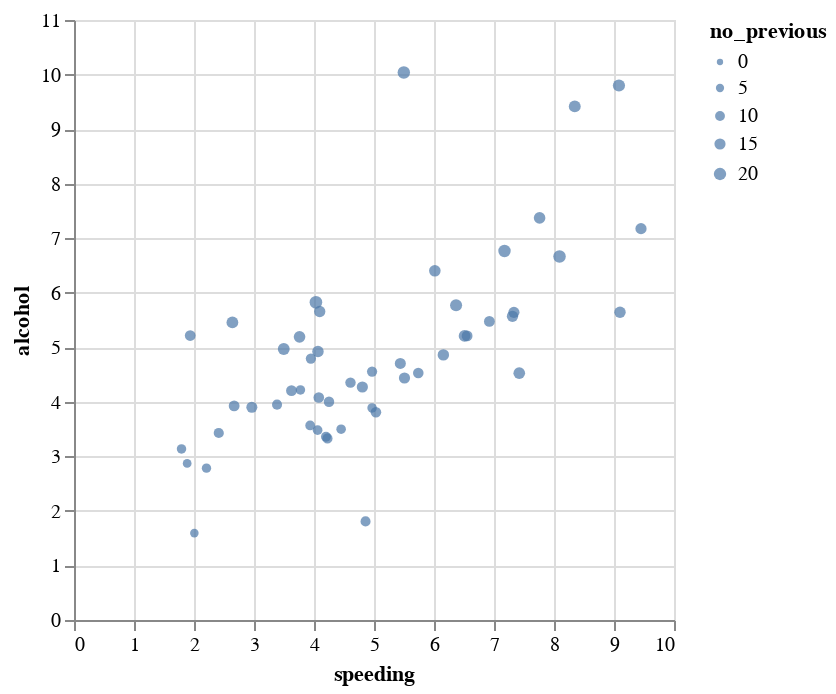

The cell this chart's notebook holds for it:
### Code cell
alt.Chart(df_crashes).mark_circle().encode(
    x='speeding',
    y='alcohol',
    size = alt.Size('no_previous', scale=alt.Scale(range=[10,40]))
)

### Figure 1 — Vega-Lite specification as saved in the notebook (floating-point values rounded to 4 significant figures)
{"config": {"view": {"continuousWidth": 300, "continuousHeight": 300}}, "data": {"name": "data-6660937d9412378e5c08851433397bb3"}, "mark": {"type": "circle"}, "encoding": {"size": {"field": "no_previous", "scale": {"range": [10, 40]}, "type": "quantitative"}, "x": {"field": "speeding", "type": "quantitative"}, "y": {"field": "alcohol", "type": "quantitative"}}, "$schema": "https://vega.github.io/schema/vega-lite/v5.20.1.json", "datasets": {"data-6660937d9412378e5c08851433397bb3": [{"total": 18.8, "speeding": 7.332, "alcohol": 5.64, "not_distracted": 18.05, "no_previous": 15.04, "ins_premium": 784.5, "ins_losses": 145.1, "abbrev": "AL"}, {"total": 18.1, "speeding": 7.421, "alcohol": 4.525, "not_distracted": 16.29, "no_previous": 17.01, "ins_premium": 1053.0, "ins_losses": 133.9, "abbrev": "AK"}, {"total": 18.6, "speeding": 6.51, "alcohol": 5.208, "not_distracted": 15.62, "no_previous": 17.86, "ins_premium": 899.5, "ins_losses": 110.3, "abbrev": "AZ"}, {"total": 22.4, "speeding": 4.032, "alcohol": 5.824, "not_distracted": 21.06, "no_previous": 21.28, "ins_premium": 827.3, "ins_losses": 142.4, "abbrev": "AR"}, {"total": 12.0, "speeding": 4.2, "alcohol": 3.36, "not_distracted": 10.92, "no_previous": 10.68, "ins_premium": 878.4, "ins_losses": 165.6, "abbrev": "CA"}, {"total": 13.6, "speeding": 5.032, "alcohol": 3.808, "not_distracted": 10.74, "no_previous": 12.92, "ins_premium": 835.5, "ins_losses": 139.9, "abbrev": "CO"}, {"total": 10.8, "speeding": 4.968, "alcohol": 3.888, "not_distracted": 9.396, "no_previous": 8.856, "ins_premium": 1069.0, "ins_losses": 167.0, "abbrev": "CT"}, {"total": 16.2, "speeding": 6.156, "alcohol": 4.86, "not_distracted": 14.09, "no_previous": 16.04, "ins_premium": 1138.0, "ins_losses": 151.5, "abbrev": "DE"}, {"total": 5.9, "speeding": 2.006, "alcohol": 1.593, "not_distracted": 5.9, "no_previous": 5.9, "ins_premium": 1274.0, "ins_losses": 136.1, "abbrev": "DC"}, {"total": 17.9, "speeding": 3.759, "alcohol": 5.191, "not_distracted": 16.47, "no_previous": 16.83, "ins_premium": 1160.0, "ins_losses": 144.2, "abbrev": "FL"}, {"total": 15.6, "speeding": 2.964, "alcohol": 3.9, "not_distracted": 14.82, "no_previous": 14.51, "ins_premium": 913.1, "ins_losses": 142.8, "abbrev": "GA"}, {"total": 17.5, "speeding": 9.45, "alcohol": 7.175, "not_distracted": 14.35, "no_previous": 15.22, "ins_premium": 861.2, "ins_losses": 120.9, "abbrev": "HI"}, {"total": 15.3, "speeding": 5.508, "alcohol": 4.437, "not_distracted": 13.01, "no_previous": 14.99, "ins_premium": 642.0, "ins_losses": 82.75, "abbrev": "ID"}, {"total": 12.8, "speeding": 4.608, "alcohol": 4.352, "not_distracted": 12.03, "no_previous": 12.29, "ins_premium": 803.1, "ins_losses": 139.2, "abbrev": "IL"}, {"total": 14.5, "speeding": 3.625, "alcohol": 4.205, "not_distracted": 13.78, "no_previous": 13.78, "ins_premium": 710.5, "ins_losses": 108.9, "abbrev": "IN"}, {"total": 15.7, "speeding": 2.669, "alcohol": 3.925, "not_distracted": 15.23, "no_previous": 13.66, "ins_premium": 649.1, "ins_losses": 114.5, "abbrev": "IA"}, {"total": 17.8, "speeding": 4.806, "alcohol": 4.272, "not_distracted": 13.71, "no_previous": 15.13, "ins_premium": 780.5, "ins_losses": 133.8, "abbrev": "KS"}, {"total": 21.4, "speeding": 4.066, "alcohol": 4.922, "not_distracted": 16.69, "no_previous": 16.26, "ins_premium": 872.5, "ins_losses": 137.1, "abbrev": "KY"}, {"total": 20.5, "speeding": 7.175, "alcohol": 6.765, "not_distracted": 14.96, "no_previous": 20.09, "ins_premium": 1282.0, "ins_losses": 194.8, "abbrev": "LA"}, {"total": 15.1, "speeding": 5.738, "alcohol": 4.53, "not_distracted": 13.14, "no_previous": 12.68, "ins_premium": 661.9, "ins_losses": 96.57, "abbrev": "ME"}, {"total": 12.5, "speeding": 4.25, "alcohol": 4.0, "not_distracted": 8.875, "no_previous": 12.38, "ins_premium": 1049.0, "ins_losses": 192.7, "abbrev": "MD"}, {"total": 8.2, "speeding": 1.886, "alcohol": 2.87, "not_distracted": 7.134, "no_previous": 6.56, "ins_premium": 1011.0, "ins_losses": 135.6, "abbrev": "MA"}, {"total": 14.1, "speeding": 3.384, "alcohol": 3.948, "not_distracted": 13.39, "no_previous": 10.86, "ins_premium": 1111.0, "ins_losses": 152.3, "abbrev": "MI"}, {"total": 9.6, "speeding": 2.208, "alcohol": 2.784, "not_distracted": 8.448, "no_previous": 8.448, "ins_premium": 777.2, "ins_losses": 133.3, "abbrev": "MN"}, {"total": 17.6, "speeding": 2.64, "alcohol": 5.456, "not_distracted": 1.76, "no_previous": 17.6, "ins_premium": 896.1, "ins_losses": 155.8, "abbrev": "MS"}, {"total": 16.1, "speeding": 6.923, "alcohol": 5.474, "not_distracted": 14.81, "no_previous": 13.52, "ins_premium": 790.3, "ins_losses": 144.4, "abbrev": "MO"}, {"total": 21.4, "speeding": 8.346, "alcohol": 9.416, "not_distracted": 17.98, "no_previous": 18.19, "ins_premium": 816.2, "ins_losses": 85.15, "abbrev": "MT"}, {"total": 14.9, "speeding": 1.937, "alcohol": 5.215, "not_distracted": 13.86, "no_previous": 13.41, "ins_premium": 732.3, "ins_losses": 114.8, "abbrev": "NE"}, {"total": 14.7, "speeding": 5.439, "alcohol": 4.704, "not_distracted": 13.96, "no_previous": 14.55, "ins_premium": 1030.0, "ins_losses": 138.7, "abbrev": "NV"}, {"total": 11.6, "speeding": 4.06, "alcohol": 3.48, "not_distracted": 10.09, "no_previous": 9.628, "ins_premium": 746.5, "ins_losses": 120.2, "abbrev": "NH"}, {"total": 11.2, "speeding": 1.792, "alcohol": 3.136, "not_distracted": 9.632, "no_previous": 8.736, "ins_premium": 1302.0, "ins_losses": 159.8, "abbrev": "NJ"}, {"total": 18.4, "speeding": 3.496, "alcohol": 4.968, "not_distracted": 12.33, "no_previous": 18.03, "ins_premium": 869.9, "ins_losses": 120.8, "abbrev": "NM"}, {"total": 12.3, "speeding": 3.936, "alcohol": 3.567, "not_distracted": 10.82, "no_previous": 9.84, "ins_premium": 1234.0, "ins_losses": 150.0, "abbrev": "NY"}, {"total": 16.8, "speeding": 6.552, "alcohol": 5.208, "not_distracted": 15.79, "no_previous": 13.61, "ins_premium": 708.2, "ins_losses": 127.8, "abbrev": "NC"}, {"total": 23.9, "speeding": 5.497, "alcohol": 10.04, "not_distracted": 23.66, "no_previous": 20.55, "ins_premium": 688.8, "ins_losses": 109.7, "abbrev": "ND"}, {"total": 14.1, "speeding": 3.948, "alcohol": 4.794, "not_distracted": 13.96, "no_previous": 11.56, "ins_premium": 697.7, "ins_losses": 133.5, "abbrev": "OH"}, {"total": 19.9, "speeding": 6.368, "alcohol": 5.771, "not_distracted": 18.31, "no_previous": 18.71, "ins_premium": 881.5, "ins_losses": 178.9, "abbrev": "OK"}, {"total": 12.8, "speeding": 4.224, "alcohol": 3.328, "not_distracted": 8.576, "no_previous": 11.52, "ins_premium": 804.7, "ins_losses": 104.6, "abbrev": "OR"}, {"total": 18.2, "speeding": 9.1, "alcohol": 5.642, "not_distracted": 17.47, "no_previous": 16.02, "ins_premium": 906.0, "ins_losses": 153.9, "abbrev": "PA"}, {"total": 11.1, "speeding": 3.774, "alcohol": 4.218, "not_distracted": 10.21, "no_previous": 8.769, "ins_premium": 1149.0, "ins_losses": 148.6, "abbrev": "RI"}, {"total": 23.9, "speeding": 9.082, "alcohol": 9.799, "not_distracted": 22.94, "no_previous": 19.36, "ins_premium": 859.0, "ins_losses": 116.3, "abbrev": "SC"}, {"total": 19.4, "speeding": 6.014, "alcohol": 6.402, "not_distracted": 19.01, "no_previous": 16.68, "ins_premium": 669.3, "ins_losses": 96.87, "abbrev": "SD"}, {"total": 19.5, "speeding": 4.095, "alcohol": 5.655, "not_distracted": 15.99, "no_previous": 15.79, "ins_premium": 767.9, "ins_losses": 155.6, "abbrev": "TN"}, {"total": 19.4, "speeding": 7.76, "alcohol": 7.372, "not_distracted": 17.65, "no_previous": 16.88, "ins_premium": 1005.0, "ins_losses": 156.8, "abbrev": "TX"}, {"total": 11.3, "speeding": 4.859, "alcohol": 1.808, "not_distracted": 9.944, "no_previous": 10.85, "ins_premium": 809.4, "ins_losses": 109.5, "abbrev": "UT"}, {"total": 13.6, "speeding": 4.08, "alcohol": 4.08, "not_distracted": 13.06, "no_previous": 12.92, "ins_premium": 716.2, "ins_losses": 109.6, "abbrev": "VT"}, {"total": 12.7, "speeding": 2.413, "alcohol": 3.429, "not_distracted": 11.05, "no_previous": 11.18, "ins_premium": 769.0, "ins_losses": 153.7, "abbrev": "VA"}, {"total": 10.6, "speeding": 4.452, "alcohol": 3.498, "not_distracted": 8.692, "no_previous": 9.116, "ins_premium": 890.0, "ins_losses": 111.6, "abbrev": "WA"}, {"total": 23.8, "speeding": 8.092, "alcohol": 6.664, "not_distracted": 23.09, "no_previous": 20.71, "ins_premium": 992.6, "ins_losses": 152.6, "abbrev": "WV"}, {"total": 13.8, "speeding": 4.968, "alcohol": 4.554, "not_distracted": 5.382, "no_previous": 11.59, "ins_premium": 670.3, "ins_losses": 106.6, "abbrev": "WI"}, {"total": 17.4, "speeding": 7.308, "alcohol": 5.568, "not_distracted": 14.09, "no_previous": 15.66, "ins_premium": 791.1, "ins_losses": 122.0, "abbrev": "WY"}]}}
